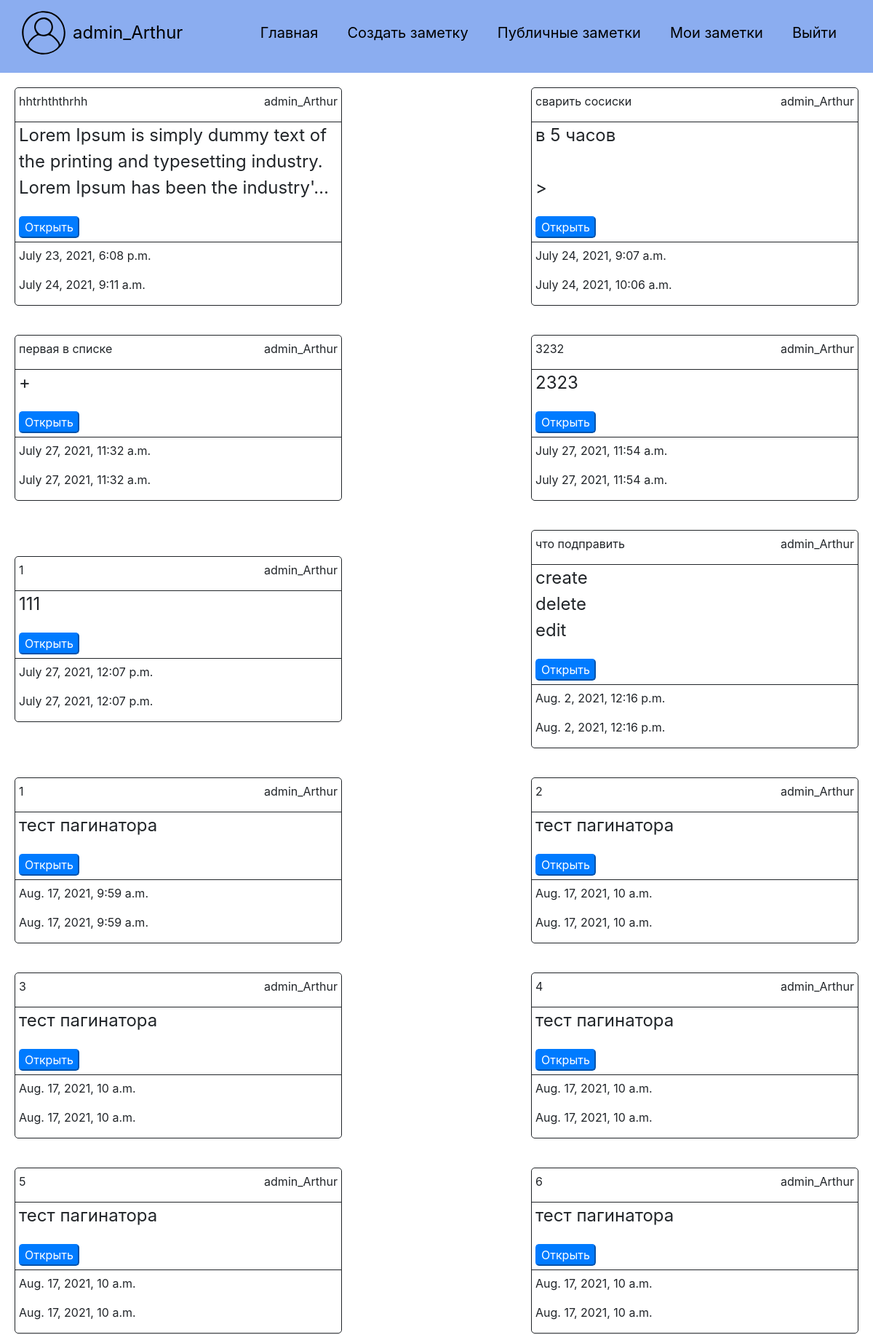
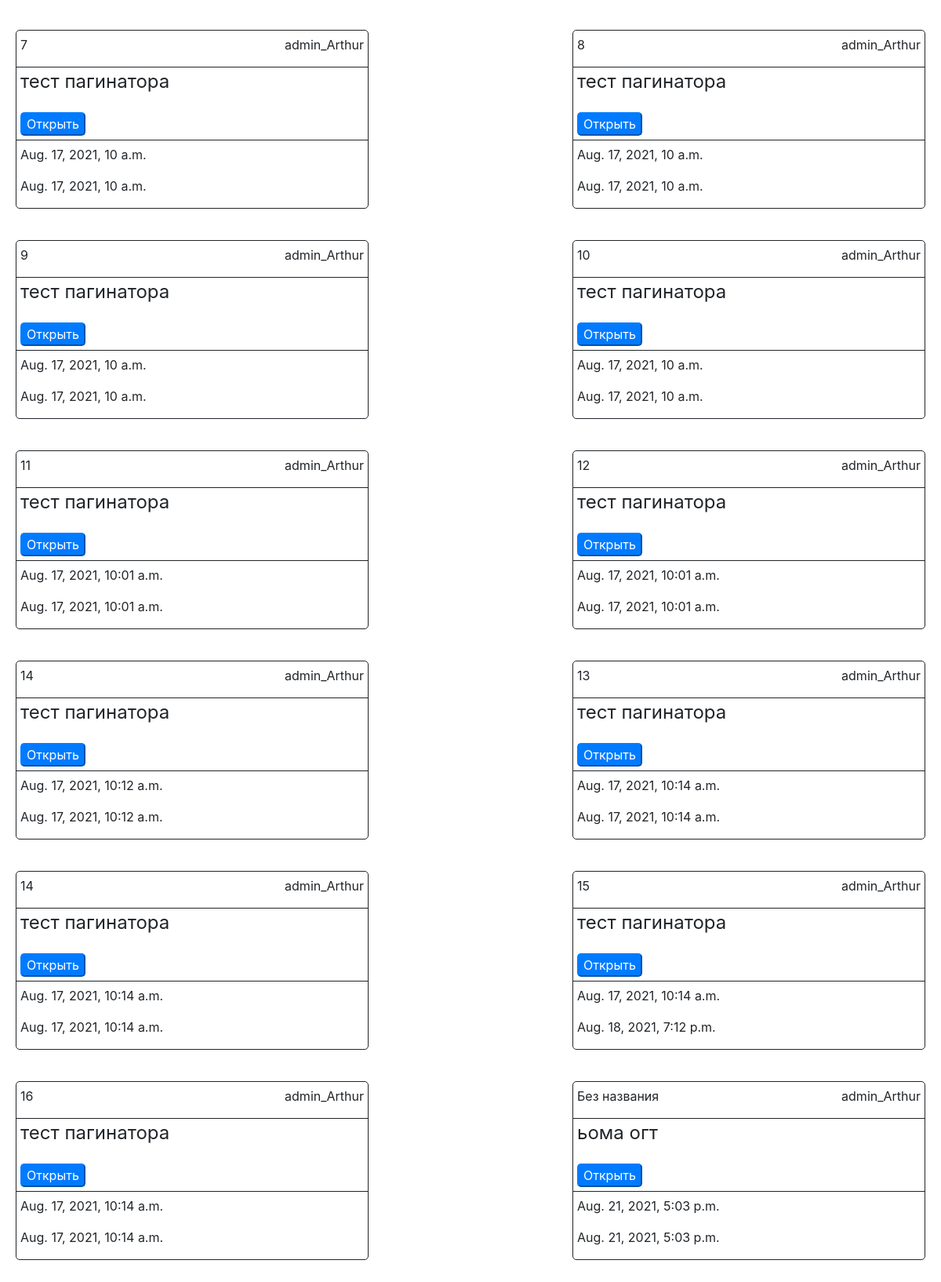
Screenshot of /my_notes/ (signed in) with the database file from the repository (2 pictures, top to bottom).
### accounts/models.py (models this page shows)
class User(AbstractUser):
    email = models.EmailField(_('email address'), unique=True)

### note_system/models.py (models this page shows, shortened)
class Note(models.Model):
    theme = models.CharField(max_length=40, blank='False')
    text = models.TextField()
    username = models.ForeignKey(User, on_delete=models.CASCADE, related_name='notes', null=True, verbose_name='username')
    is_public = models.BooleanField()
    created_at = models.DateTimeField(auto_now_add=True)
    modified_at = models.DateTimeField(auto_now=True)

### note_system/views.py (the view)
# urls.py: path('my_notes/', my_notes_view, name='my_notes'),
def my_notes_view(request):
    username = request.user.id
    context = {
        'notes': Note.objects.filter(username=username)
    }
    return render(request, "note_system/note_pages/my_notes.html", context=context)

### note_system/templates/note_system/note_pages/my_notes.html (shortened to what this page needs)
{% extends 'base.html' %}
{% load static %}
{% block main %}
    <div class="main">
        {% for section in notes %}
            {% url 'note' section.id as link %}
            {% include 'note_system/note_sections/note_section.html' with theme=section.theme username=section.username text=section.text created_at=section.created_at modified_at=section.modified_at %}
        {% endfor %}
        <div class="container-xl">
        </div>
        <div class="container-xl">
        </div>
    </div>
{% endblock %}

### templates/base.html (shortened to what this page needs)
{% load static %}
<!DOCTYPE html>
<html lang="en">
<head>
    <link rel="stylesheet" href="{% static '/css/style.css' %}"/>
    <link rel="stylesheet"
        href="https://maxcdn.bootstrapcdn.com/bootstrap/4.0.0/css/bootstrap.min.css"
>
</head>
<body>
    <header class="header">
        <div class="container-xl">
            <div class="header__profile">
                {% if user.is_anonymous %}
                    <a href="{% url 'django_registration_register'%}">
                {% else %}
                    <a href="{% url 'profile'%}">
                {% endif %}
                    <img class="header__profile__img" src="{% static 'note_system/profile.svg' %}" alt="картинка профиля">
                </a>
                <div class="header__profile__name">{{ user.username|default:'Anonymous' }}</div>
            </div>
            <div class="header__controls">
                {% if user.is_anonymous %}
                    <a href="{% url 'index'%}" class="header__controls__main">Главная</a>
                    <a href="{% url 'login'%}" class="header__controls__main">Вход</a>
                    <a href="{% url 'django_registration_register'%}" class="header__controls__main">Регистрация</a>
                {% else %}
                    <a href="{% url 'index'%}" class="header__controls__main">Главная</a>
                    <a href="{% url 'create_note'%}" class="header__controls__create-note">Создать заметку</a>
                    <a href="{% url 'public'%}" class="header__controls__public-note">Публичные заметки</a>
                    <a href="{% url 'my_notes' %}" class="header__controls__my-note">Мои заметки</a>
                    <a href="{% url 'logout' %}" class="header__controls__exit">Выйти</a>
                {% endif %}
            </div>
        </div>
    </header>
{% block main %} {% endblock %}
</body>
</html>

### note_system/templates/note_system/note_sections/note_section.html
        <div class="container-xl">
            <div class="main__card-1">
               <div class="main__card__top">
                   <div class="main__card__top__text">
                        <p>{{ theme|default:'Без названия'|truncatechars:30 }}</p>
                        <p>{{ username }}</p>
                    </div>
                </div>
                <p class="main__card__text">{{ text|linebreaksbr|truncatechars:115 }}</p>
                <a href={{ link }}><button type="button" class="main__card__button btn-primary">Открыть</button></a>
                 <div class="main__card__bottom">
                    <p>{{ created_at }}</p>
                    <p>{{ modified_at }}</p>
                </div>
            </div>
        </div>

### static/css/style.css (style rules this page uses)
body { min-height: 100vh; text-decoration:none; }
.header { background-color: rgba(127, 165, 239, 0.9);; height: 100px; width: 100%; }
.header > div { display: flex; align-items: center; justify-content: space-between; }
.header__profile { display: flex; align-items: center; margin-top: 15px; margin-bottom: 15px; margin-left: 30px; }
.header__profile__img { height: 60px; width: 60px; margin-right: 10px; }
.header__profile__name { font-size: 24px; color: black; text-decoration: none; }
.header__controls { display: flex; align-items: center; font-size: 20px; padding-right: 30px; }
.header__controls__main { color:black; padding-left: 20px; padding-right: 20px; }
.header__controls__exit { color:black; padding-left: 20px; padding-right: 20px; }
.header__controls__create-note { color:black; padding-left: 20px; padding-right: 20px; }
.header__controls__public-note { color:black; padding-left: 20px; padding-right: 20px; }
.header__controls__my-note { color:black; padding-left: 20px; padding-right: 20px; }
.main { display: flex; margin: auto; justify-content: space-between; flex-wrap: wrap; align-items: center; max-width: 1500px; }
.main__card-1 { margin: 20px; min-height: fit-content; width: 450px; border-style: solid; border-width: 1px; border-radius: 5px; }
.main__card__top { height: fit-content; width: 100%; border-bottom-style:solid; border-bottom-width: 1px; }
.main__card__top__text { margin-top: 6px; margin-left: 5px; margin-right: 5px; display: flex; justify-content: space-between; align-items: center; }
.main__card__text { width: 449px; overflow-wrap: break-word; margin-left: 5px; font-size: 24px; }
.main__card__button { border-radius: 5px; margin: 5px }
.main__card__bottom { border-top-style: solid; border-top-width: 1px; max-height: fit-content; }
.main__card__bottom > p { margin-top: 6px; margin-left: 5px; max-height: fit-content; }

### rows the page displays
User: username "admin_Arthur"
Note: theme "hhtrhththrhh", text "Lorem Ipsum is simply dummy text of the printing and typesetting industry. Lorem Ipsum has been the industry'…", created_at "July 23, 2021, 6:08 p.m.", modified_at "July 24, 2021, 9:11 a.m."
Note: theme "сварить сосиски", text "в 5 часов >", created_at "July 24, 2021, 9:07 a.m.", modified_at "July 24, 2021, 10:06 a.m."
Note: theme "первая в списке", text "+", created_at "July 27, 2021, 11:32 a.m.", modified_at "July 27, 2021, 11:32 a.m."
Note: theme "3232", text "2323", created_at "July 27, 2021, 11:54 a.m.", modified_at "July 27, 2021, 11:54 a.m."
Note: theme "1", text "111", created_at "July 27, 2021, 12:07 p.m.", modified_at "July 27, 2021, 12:07 p.m."
Note: theme "что подправить", text "create delete edit", created_at "Aug. 2, 2021, 12:16 p.m.", modified_at "Aug. 2, 2021, 12:16 p.m."
Note: theme "1", text "тест пагинатора", created_at "Aug. 17, 2021, 9:59 a.m.", modified_at "Aug. 17, 2021, 9:59 a.m."
Note: theme "2", text "тест пагинатора", created_at "Aug. 17, 2021, 10 a.m.", modified_at "Aug. 17, 2021, 10 a.m."
Note: theme "3", text "тест пагинатора", created_at "Aug. 17, 2021, 10 a.m.", modified_at "Aug. 17, 2021, 10 a.m."
Note: theme "4", text "тест пагинатора", created_at "Aug. 17, 2021, 10 a.m.", modified_at "Aug. 17, 2021, 10 a.m."
Note: theme "5", text "тест пагинатора", created_at "Aug. 17, 2021, 10 a.m.", modified_at "Aug. 17, 2021, 10 a.m."
Note: theme "6", text "тест пагинатора", created_at "Aug. 17, 2021, 10 a.m.", modified_at "Aug. 17, 2021, 10 a.m."
Note: theme "7", text "тест пагинатора", created_at "Aug. 17, 2021, 10 a.m.", modified_at "Aug. 17, 2021, 10 a.m."
Note: theme "8", text "тест пагинатора", created_at "Aug. 17, 2021, 10 a.m.", modified_at "Aug. 17, 2021, 10 a.m."
Note: theme "9", text "тест пагинатора", created_at "Aug. 17, 2021, 10 a.m.", modified_at "Aug. 17, 2021, 10 a.m."
Note: theme "10", text "тест пагинатора", created_at "Aug. 17, 2021, 10 a.m.", modified_at "Aug. 17, 2021, 10 a.m."
Note: theme "11", text "тест пагинатора", created_at "Aug. 17, 2021, 10:01 a.m.", modified_at "Aug. 17, 2021, 10:01 a.m."
Note: theme "12", text "тест пагинатора", created_at "Aug. 17, 2021, 10:01 a.m.", modified_at "Aug. 17, 2021, 10:01 a.m."
Note: theme "14", text "тест пагинатора", created_at "Aug. 17, 2021, 10:12 a.m.", modified_at "Aug. 17, 2021, 10:12 a.m."
Note: theme "13", text "тест пагинатора", created_at "Aug. 17, 2021, 10:14 a.m.", modified_at "Aug. 17, 2021, 10:14 a.m."
Note: theme "14", text "тест пагинатора", created_at "Aug. 17, 2021, 10:14 a.m.", modified_at "Aug. 17, 2021, 10:14 a.m."
Note: theme "15", text "тест пагинатора", created_at "Aug. 17, 2021, 10:14 a.m.", modified_at "Aug. 18, 2021, 7:12 p.m."
Note: theme "16", text "тест пагинатора", created_at "Aug. 17, 2021, 10:14 a.m.", modified_at "Aug. 17, 2021, 10:14 a.m."
Note: theme "Без названия", text "ьома огт", created_at "Aug. 21, 2021, 5:03 p.m.", modified_at "Aug. 21, 2021, 5:03 p.m."
